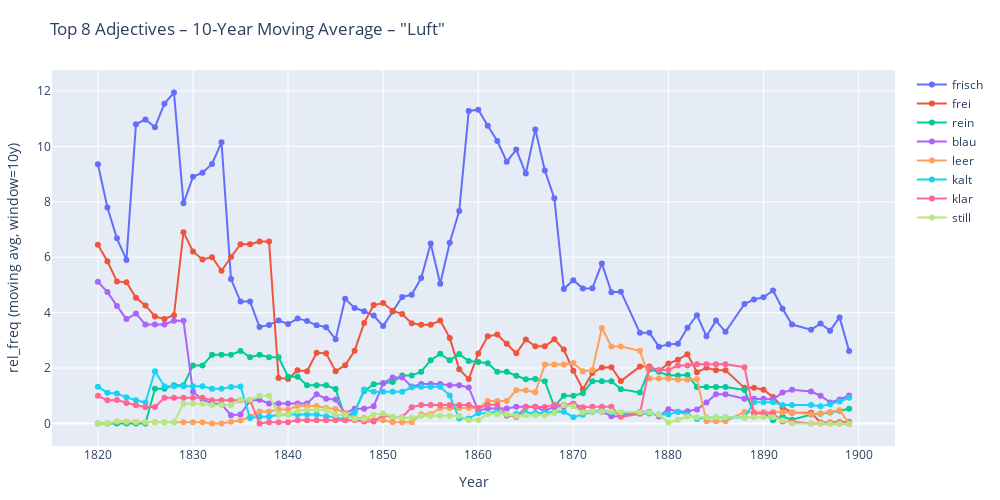

Here is the notebook cell this chart was saved with:
### Code cell
# NEW: yearly lineplots + moving average
yearly_1, moving_1 = plot_adjective_trends_moving_avg_plotly(
    adj_df, top_adjs, noun_input=noun, window_years=10, n_plot=8
)
